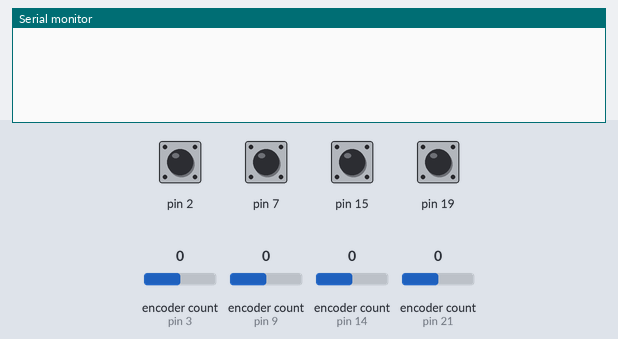
A sketch run on a simulated Arduino Uno, built with avr-gcc and run on an emulated ATmega328P. On the bench: the last lines printed to the serial monitor. Inputs (shaded band) come from the test bench; at power-on: pin 2, pin 7, pin 15, pin 19 HIGH, encoder count (sensors on pin 3, pin 9, pin 14, pin 21) 0.

Above: at 1.2 s.
1.3 s: encoder count (sensor on pin 3) set to 1
At 2.5 s:
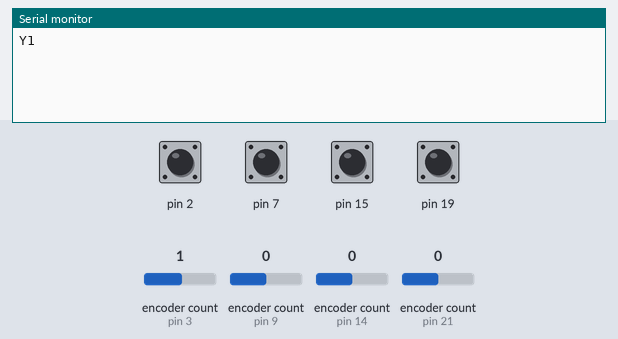
2.8 s: encoder count (sensor on pin 9) set to 1
At 3.7 s:
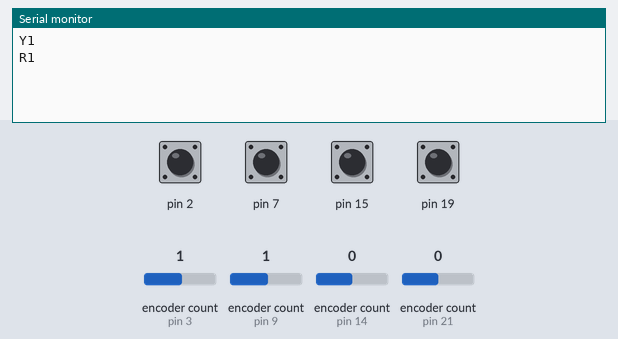
4.3 s: encoder count (sensor on pin 14) set to 1
At 4.7 s:
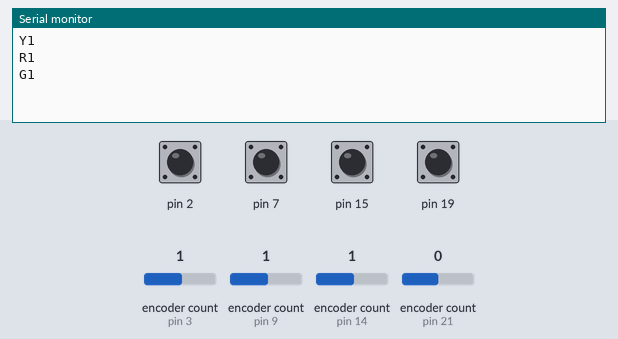
5.8 s: encoder count (sensor on pin 21) set to 1
At 7.0 s:
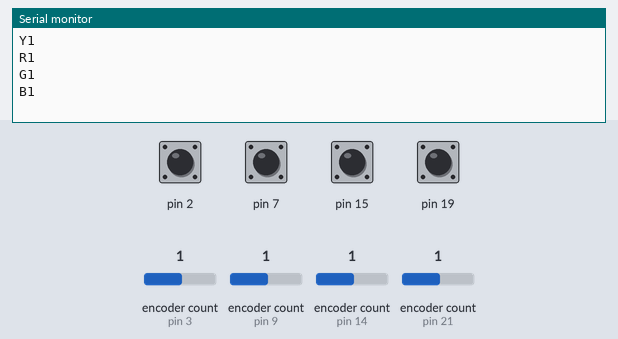
7.3 s: encoder count (sensor on pin 3) set to 0
At 8.2 s:
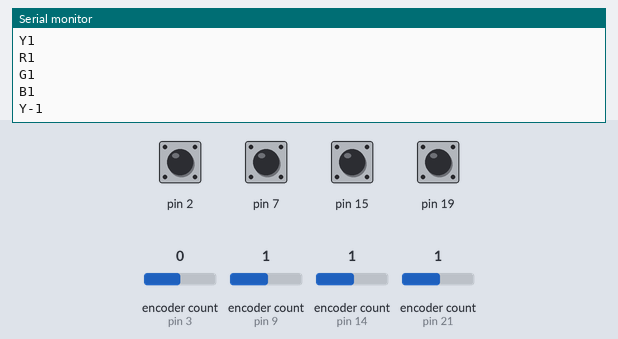
8.8 s: encoder count (sensor on pin 9) set to 0
At 9.4 s:
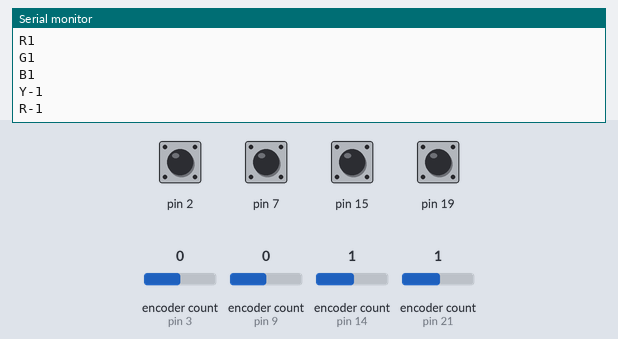

The sketch:

main.ino
```cpp
#define ENC_DECODER ENC_FLAKY

#include "ClickEncoder.h"
#include "TimerOne.h"

ClickEncoder *blue;
ClickEncoder *green;
ClickEncoder *yellow;
ClickEncoder *red;

// Encoders have varying numbers of steps per physical "click".
// 4 is fairly normal.
constexpr int steps_per_notch = 4;

void print_val(ClickEncoder* enc, char name) {
	int value = enc->getValue();
	if (value != 0) {
		Serial.print(name);
		Serial.println(value);
	}

  ClickEncoder::Button b = enc->getButton();
  if (b == ClickEncoder::Pressed || b == ClickEncoder::Released) {
		Serial.print(name);
    switch (b) {
      case ClickEncoder::Pressed: Serial.println("P"); break;
      case ClickEncoder::Released: Serial.println("R"); break;
      default: break;
    }
  }
}

void setup() {
  Serial.begin(9600);

  blue   = new ClickEncoder(21, 20, 19, steps_per_notch);
  green  = new ClickEncoder(14, 16, 15, steps_per_notch);
  yellow = new ClickEncoder(3, 4, 2, steps_per_notch);
  red    = new ClickEncoder(9, 8, 7, steps_per_notch);

  Timer1.initialize(1000);
  Timer1.attachInterrupt([] {
    blue->service();
    green->service();
    yellow->service();
    red->service();
  });
}

void loop() {
	print_val(blue, 'B');
	print_val(green, 'G');
	print_val(yellow, 'Y');
	print_val(red, 'R');
	delay(10);
}

// vim: ft=cpp
```

Measured:
- after the input at 1.3 s, the serial monitor: prints a new line at once (image 1)
- after the input at 2.8 s, the serial monitor: prints a new line at once (image 2)
- after the input at 4.3 s, the serial monitor: prints a new line at once (image 3)
- after the input at 5.8 s, the serial monitor: prints a new line at once (image 4)
- after the input at 7.3 s, the serial monitor: prints a new line at once (image 5)
- after the input at 8.8 s, the serial monitor: prints a new line at once (image 6)
